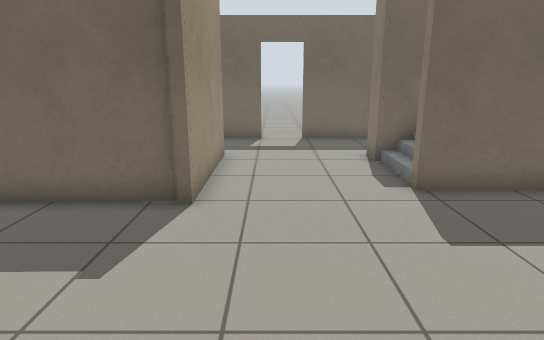
[1] (above)

15 first-person views from a walk through a Gazebo world. The camera is 1.2 m above the floor, tilts 14° down and sees 75° across. The floor is counted in squares, 0.5 m on a side. Each view is taken from the middle of a square. On the plan, view 1 faces up. The plan holds only what a view shows up to about 20 squares ahead; the rest is blank. Gazebo's built-in surfaces are drawn with simple patterns.

[2]
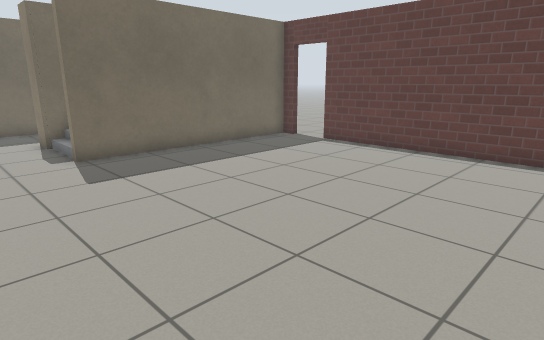

[3]
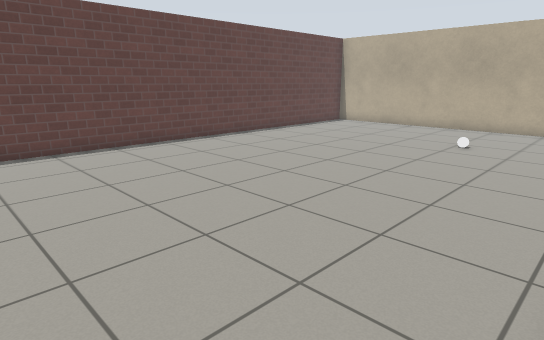

[4]
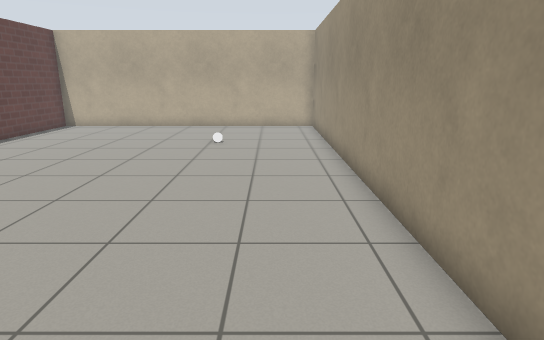

[5]
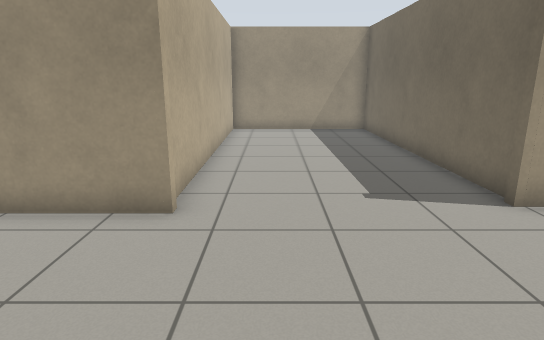

[6]
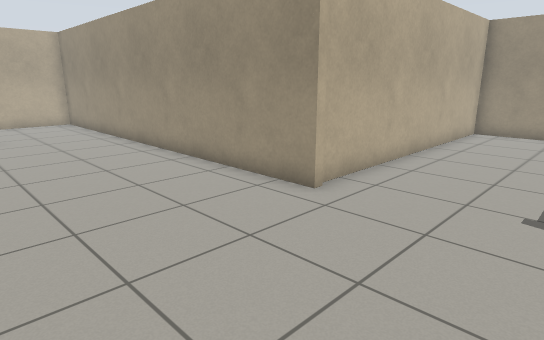

[7]
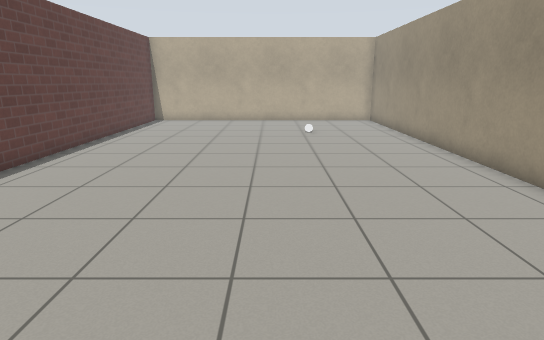

[8]
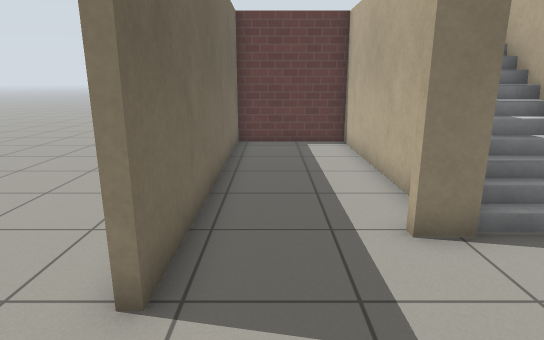

[9]
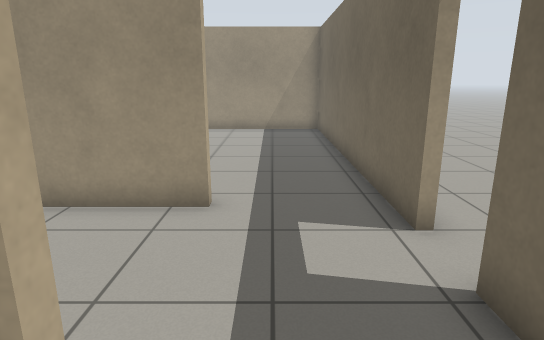

[10]
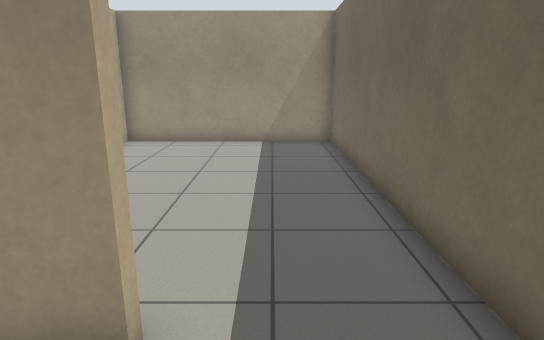

[11]
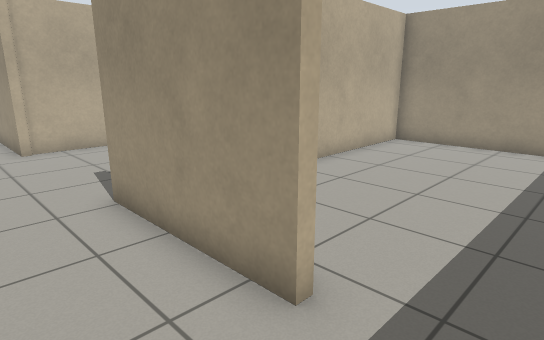

[12]
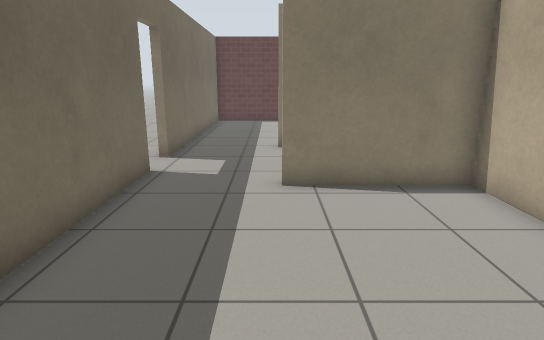

[13]
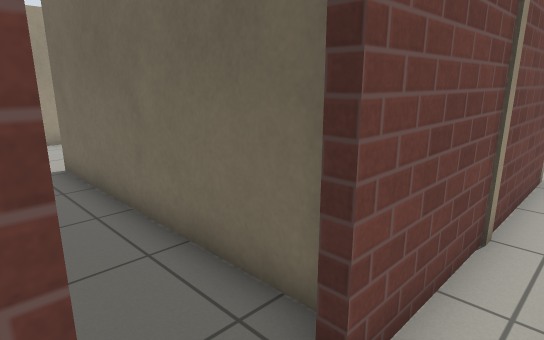

[14]
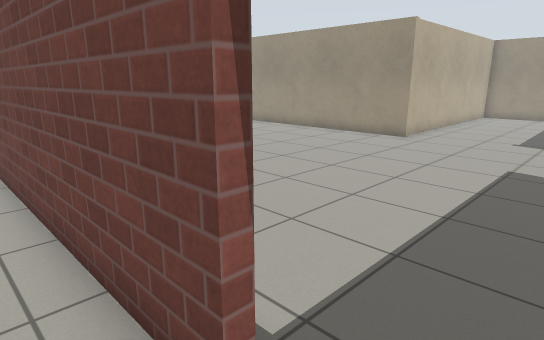

[15]
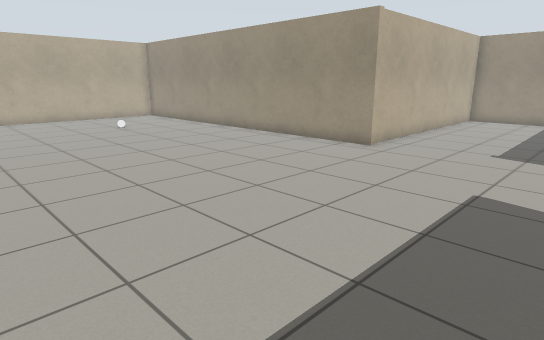

### Floor plan
Ten units are one square. View 1 is at (0, 0); x grows to the right and y downward. Boxes are objects, and circles mark ways between rooms. Rooms are numbered by the first view taken in them; rooms with no view inside come last. Other rooms are left out.
<svg viewBox="-140 -160 285 342">
<path fill="none" stroke="#000" d="M-13 -2 -13 177 124 177 124 -54M-16 -68 -20 -68M-19 -69 -135 -68 -135 0 -11 0M124 -72 124 -77 32 -77M-42 -72 -19 -72 -19 -118 -16 -118M-14 -154 -135 -154 -135 -71 -78 -72M53 -110 89 -110M-4 -154 -14 -154M110 -110 124 -110 124 -154 13 -154M128 -54 128 39M128 -155 128 -72"/>
<rect x="25" y="115" width="10" height="10" fill="#bbb"><title>other object</title></rect>
<circle cx="127" cy="-63" r="3" fill="#2a7"/>
<circle cx="-20" cy="-130" r="3" fill="#2a7"/>
<text x="30" y="30">1</text>
<text x="-80" y="-110">2</text>
<text x="50" y="-130">3</text>
<text x="140" y="20">4</text>
</svg>
Room 1 opens to room 4. Room 2 opens to room 3.

Where each view was taken, in squares from view 1:
view 1: 0 up, 0 right, facing up
view 2: 4 down, 0 right, facing up-right
view 3: 2 up, 1 left, facing down-right
view 4: 2 up, 1 right, facing down
view 5: 2 up, 5 right, facing left
view 6: 5 up, 5 right, facing down-left
view 7: 5 up, 5 right, facing down
view 8: 14 up, 2 left, facing right
view 9: 13 up, 5 right, facing left
view 10: 13 up, 1 right, facing left
view 11: 14 up, 1 right, facing down-left
view 12: 12 up, 10 left, facing right
view 13: 5 up, 14 right, facing up-left
view 14: 7 up, 14 right, facing down-left
view 15: 7 up, 11 right, facing down-left
